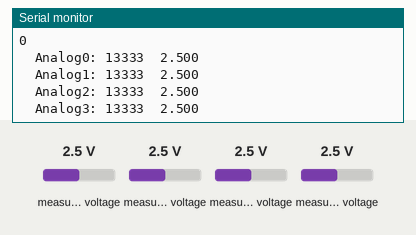
This sketch was run on a simulated ESP8266 (NodeMCU). Shown: the last lines printed to the serial monitor. The test bench sets the inputs (shaded band); at power-on: measured voltage 2.5 V.

Above: at 1.2 s.
1.3 s: measured voltage (sensor 200) set to 0.1 V
2.8 s: measured voltage (sensor 201) set to 0.1 V
At 3.6 s:
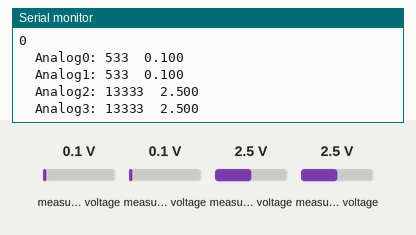
4.3 s: measured voltage (sensor 202) set to 0.1 V
At 5.6 s:
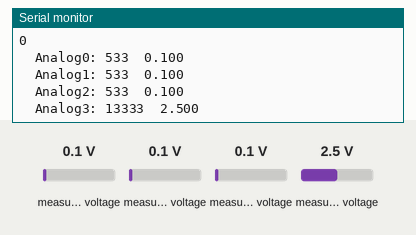
5.8 s: measured voltage (sensor 203) set to 0.1 V
At 7.1 s:
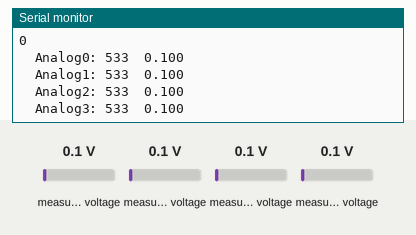
7.3 s: measured voltage (sensor 200) set to 1.2 V
8.8 s: measured voltage (sensor 201) set to 1.2 V
At 10.1 s:
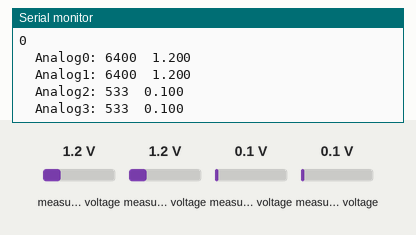
Timing chart, 0 to 11.3 s (numbered marks = the images above; inputs shaded):
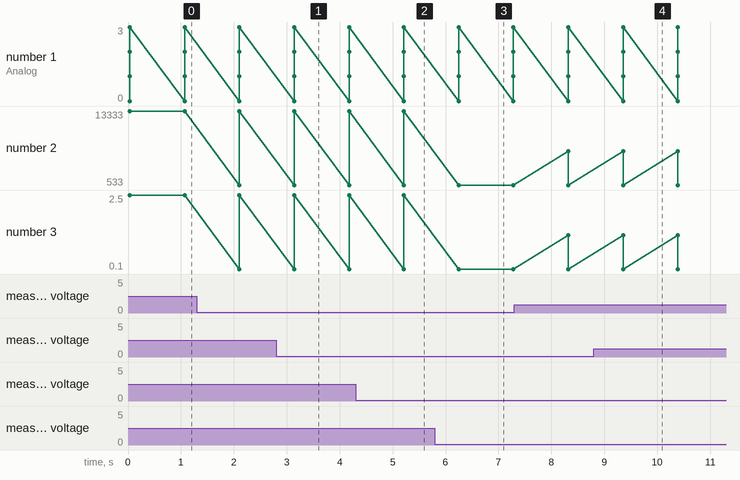

Measured:
- after the input at 2.8 s, the serial monitor: prints a new line after 0.34 s (image 1)
- after the input at 4.3 s, the serial monitor: prints a new line after 0.91 s (image 2)
- after the input at 5.8 s, the serial monitor: prints a new line after 0.45 s (image 3)
- after the input at 8.8 s, the serial monitor: prints a new line after 0.56 s (image 4)

The sketch:

ads1115.ino
```cpp
#include "ADS1X15.h"

#define ESP8266

ADS1115 ADS(0x48);

void setup() {
  Serial.begin(115200);
  ADS.begin(D1,D2);
//  ADS.readADC(3);
}

void loop()
{
  ADS.setGain(0);

  int16_t val_0 = ADS.readADC(0);
  int16_t val_1 = ADS.readADC(1);
  int16_t val_2 = ADS.readADC(2);
  int16_t val_3 = ADS.readADC(3);
  float f = ADS.toVoltage(1);  // voltage factor
  Serial.println(ADS.getMaxVoltage());

  Serial.print("\tAnalog0: "); Serial.print(val_0); Serial.print('\t'); Serial.println(val_0 * f, 3);
  Serial.print("\tAnalog1: "); Serial.print(val_1); Serial.print('\t'); Serial.println(val_1 * f, 3);
  Serial.print("\tAnalog2: "); Serial.print(val_2); Serial.print('\t'); Serial.println(val_2 * f, 3);
  Serial.print("\tAnalog3: "); Serial.print(val_3); Serial.print('\t'); Serial.println(val_3 * f, 3);
  Serial.println();

  delay(1000);
}
```
